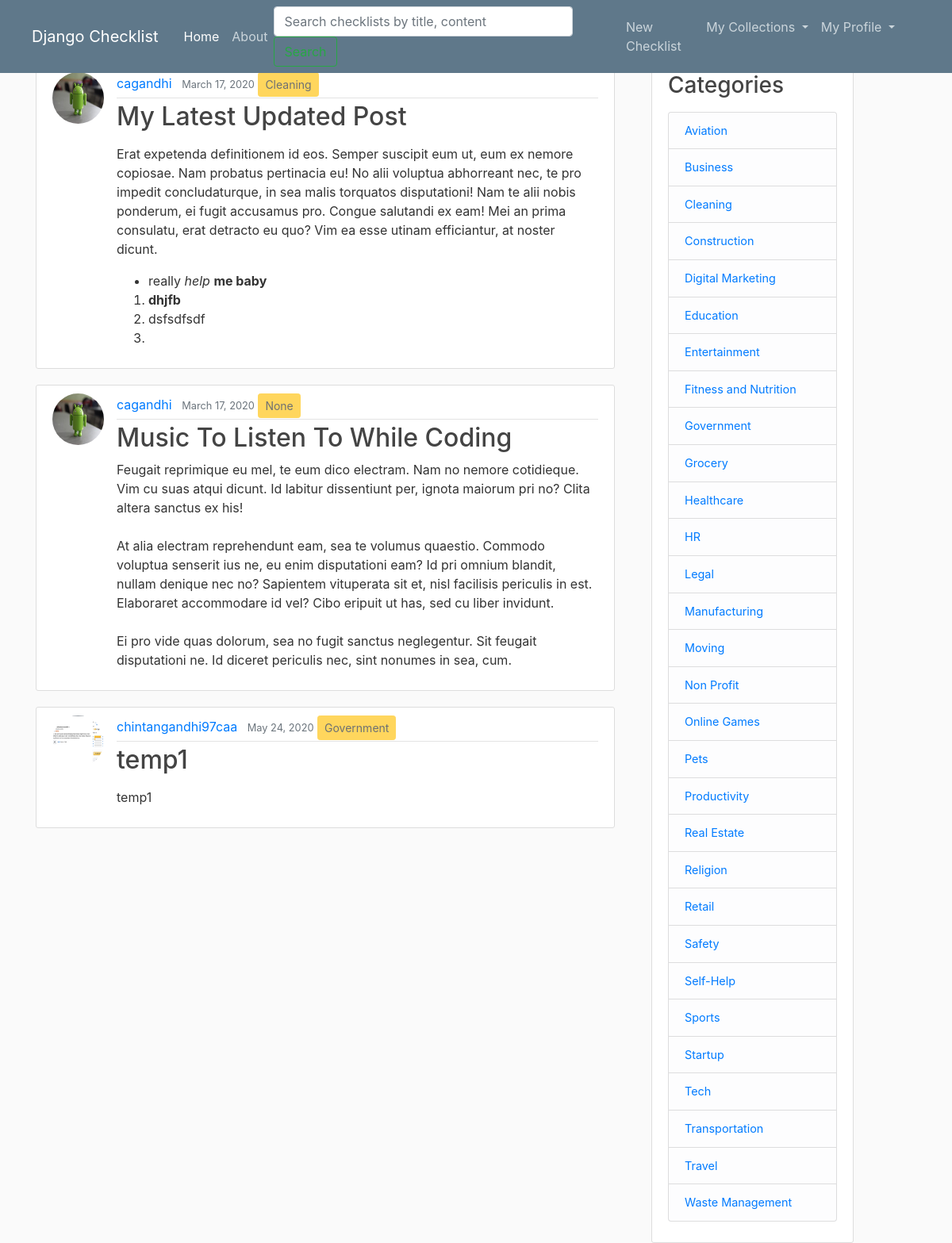
Screenshot of /mybookmark/ (signed in) with the database file from the repository.
### checklist/models.py (models this page shows, shortened)
class Bookmark(models.Model):
	user = models.ForeignKey(User, on_delete=models.CASCADE)
	checklist = models.ForeignKey(Checklist, on_delete=models.CASCADE)

class Checklist(models.Model):
	title = models.CharField(max_length=100)
	content = RichTextField()
	date_posted = models.DateTimeField(default=timezone.now)
	author = models.ForeignKey(User, on_delete = models.CASCADE)
	visibility = models.IntegerField(default=0)
	category = models.ForeignKey('Category', null=True, on_delete = models.SET_NULL)

class Category(models.Model):
	name = models.CharField(max_length=30)
	def __str__(self):
		return self.name

### users/models.py (models this page shows, shortened)
class Profile(models.Model):
	user = models.OneToOneField(User, on_delete = models.CASCADE)
	image = models.ImageField(default='default.jpg', upload_to='profile_pics')

### checklist/views.py (the view)
# urls.py: path('mybookmark/', views.mybookmark, name='checklist-mybookmark'),
def mybookmark(request):
	context = {
		'bookmarks_var': Bookmark.objects.filter(user=request.user),
		'title': 'My Bookmarks'
	}
	return render(request, 'checklist/mybookmark.html', context) # because render looks in templates subdirectory, by default

### checklist/context_processors.py (called while the page is built)
def add_variable_to_context(request):
	return {
		'category_list': Category.objects.all()
	}

### checklist/templates/checklist/mybookmark.html
{% extends "checklist/base.html" %}
{% block content %}
	{% for bookmark in bookmarks_var %}
		<article class="media content-section">
			<img class="rounded-circle article-img" src="{{ bookmark.checklist.author.profile.image.url }}">
		  <div class="media-body">
		    <div class="article-metadata">
		      <a class="mr-2" href="{% url 'user-checklists' bookmark.checklist.author.username %}">{{ bookmark.checklist.author }}</a>
		      <small class="text-muted">{{ bookmark.checklist.date_posted|date:'F d, Y' }}</small>
		      <button class="btn btn-sm btn-warning" disabled>{{ bookmark.checklist.category }}</button>
		    </div>
		    <h2><a class="article-title" href="#">{{ bookmark.checklist.title }}</a></h2>
		    <p class="article-content">{{ bookmark.checklist.content|safe }}</p>
		  </div>
		</article>
	{% endfor %}
{% endblock %}

### checklist/templates/checklist/base.html (shortened to what this page needs)
{% load static %}
<!DOCTYPE html>
<html>
<head>
    <link rel="stylesheet" href="https://stackpath.bootstrapcdn.com/bootstrap/4.4.1/css/bootstrap.min.css">
    <link rel="stylesheet" type="text/css" href="{% static 'Checklist/main.css' %}">
</head>
<body>
	<header class="site-header">
        <nav class="navbar navbar-expand-md navbar-dark bg-steel fixed-top">
            <div class="navbar-brand mr-4 ml-4">Django Checklist</div>
            <div class="collapse navbar-collapse" id="navbarToggle">
                <ul class="navbar-nav mr-auto">
                  <li class="nav-item active"> <a class="nav-item nav-link" href="{% url 'checklist-home' %}">Home</a> </li>
                  <li class="nav-item"> <a class="nav-item nav-link" href="{% url 'checklist-about' %}">About</a> </li>
                </ul>
                <form class="form-inline mt-2 mt-md-0" action="{% url 'search' %}" method="get" placeholder="Search" aria-label="Search">
                    <input type="text" size="30" maxlength="30" placeholder="Search checklists by title, content" name="q" value="" class="form-control mr-sm-2" id="q">
                    <input type="submit" value="Search" class="btn btn-outline-success my-2 my-sm-0">
                </form>
                <ul class="navbar-nav mr-5">
                    {% if user.is_authenticated %}
                        <li><a class="nav-item nav-link" href="{% url 'checklist-create' %}">New Checklist</a></li>
                        <li class="nav-item dropdown">
                            <a class="nav-link dropdown-toggle" href="#" id="navbarDropdown" role="button" data-toggle="dropdown" aria-haspopup="true" aria-expanded="false"> My Collections </a>
                        </li>
                        <li class="nav-item dropdown">
                            <a class="nav-link dropdown-toggle" href="#" id="navbarDropdown" role="button" data-toggle="dropdown" aria-haspopup="true" aria-expanded="false"> My Profile </a>
                        </li>
                    {% else %}
                        <a class="nav-item nav-link" href="{% url 'login' %}">Login</a>
                        <a class="nav-item nav-link" href="{% url 'register' %}">Register</a>
                    {% endif %}
                </ul>
            </div>
    </nav>
    </header>
	<main role="main" class="container">
      <div class="row">
        <div class="col-md-8">
          {% block content %}{% endblock %}
        </div>
        <div class="col-md-3 ml-3">
          <div class="content-section" style="font-size: 0.9em">
            <h3>Categories</h3>
            <p class='text-muted'>
              <ul class="list-group">
                {% for category in category_list %}
                    <li class="list-group-item list-group-item-light">
                        <a href="{% url 'category' category %}">{{ category }}</a>
                    </li>
                {% endfor %}
              </ul>
            </p>
          </div>
        </div>
      </div>
    </main>
</body>
</html>

### checklist/static/checklist/main.css (style rules this page uses)
body { background: #fafafa; color: #333333; margin-top: 5rem; }
h1, h2, h3, h4, h5, h6 { color: #444444; }
ul { margin: 0; }
.bg-steel { background-color: #5f788a; }
.site-header .navbar-nav .nav-link { color: #cbd5db; }
.content-section { background: #ffffff; padding: 10px 20px; border: 1px solid #dddddd; border-radius: 3px; margin-bottom: 20px; }
.article-title { color: #444444; }
.article-content { white-space: pre-line; }
.article-img { height: 65px; width: 65px; margin-right: 16px; }
.article-metadata { padding-bottom: 1px; margin-bottom: 4px; border-bottom: 1px solid #e3e3e3 }

### rows the page displays
Bookmark: checklist.author.profile.image (picture), checklist.author "cagandhi", checklist.date_posted "March 17, 2020", checklist.category "Cleaning", checklist "My Latest Updated Post", checklist.content "Erat expetenda definitionem id eos. Semper suscipit eum ut, eum ex nemore copiosae. Nam probatus pertinacia eu! No alii voluptua abhorreant nec, te pro impedit concludaturque, in sea malis torquatos disputationi! Nam te alii nobis ponderum, ei fugit accusamus pro. Congue salutandi ex eam! Mei an prima consulatu, erat detracto eu quo? Vim ea esse utinam efficiantur, at noster dicunt. really help me baby dhjfb dsfsdfsdf"
Bookmark: checklist.author.profile.image (picture), checklist.author "cagandhi", checklist.date_posted "March 17, 2020", checklist.category "None", checklist "Music To Listen To While Coding", checklist.content "Feugait reprimique eu mel, te eum dico electram. Nam no nemore cotidieque. Vim cu suas atqui dicunt. Id labitur dissentiunt per, ignota maiorum pri no? Clita altera sanctus ex his! At alia electram reprehendunt eam, sea te volumus quaestio. Commodo voluptua senserit ius ne, eu enim disputationi eam? Id pri omnium blandit, nullam denique nec no? Sapientem vituperata sit et, nisl facilisis periculis in est. Elaboraret accommodare id vel? Cibo eripuit ut has, sed cu liber invidunt. Ei pro vide quas dolorum, sea no fugit sanctus neglegentur. Sit feugait disputationi ne. Id diceret periculis nec, sint nonumes in sea, cum."
Bookmark: checklist.author.profile.image (picture), checklist.author "chintangandhi97caa", checklist.date_posted "May 24, 2020", checklist.category "Government", checklist "temp1", checklist.content "temp1"
Category: name "Aviation"
Category: name "Business"
Category: name "Cleaning"
Category: name "Construction"
Category: name "Digital Marketing"
Category: name "Education"
Category: name "Entertainment"
Category: name "Fitness and Nutrition"
Category: name "Government"
Category: name "Grocery"
Category: name "Healthcare"
Category: name "HR"
Category: name "Legal"
Category: name "Manufacturing"
Category: name "Moving"
Category: name "Non Profit"
Category: name "Online Games"
Category: name "Pets"
Category: name "Productivity"
Category: name "Real Estate"
Category: name "Religion"
Category: name "Retail"
Category: name "Safety"
Category: name "Self-Help"
Category: name "Sports"
Category: name "Startup"
Category: name "Tech"
Category: name "Transportation"
Category: name "Travel"
Category: name "Waste Management"
